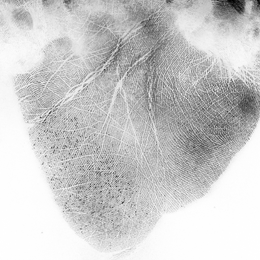
%> input picture Project1/3.bmp, 260 x 260 px, shrunk from 2040 x 2040 before the run
$ octave code3.m   (GNU Octave 9; MATLAB toolbox functions it lacks are replaced by stand-ins)
%> lines starting %> are read from the running program, lines starting %| are printed output that depends on the picture
filename = '3.bmp';

img = imread(filename);
%> img is the input picture: size 260x260 uint8; min 1, max 255, mean 203.5
img = im2double(img);
%> img: size 260x260 double

%参数设置
segLength = 24;
DFTLength = 64;
fingerParam = 42;
gaborK = 28;
deleteArea = 256;
varMin = 0.15;
varMax = 0.8;

%方差图滤波
[ROI_var_t, ROI_var_f] = varFilter(img, segLength, DFTLength, varMin, varMax);
%> in Normalize, `maxNum = max(max(Image));`: maxNum = 0.0455
%> in Normalize, `minNum = min(min(Image));`: minNum = 7.87e-05

%生成方向图
[ROI, Angle, Period]= fingerDetector(img, segLength, DFTLength, fingerParam);

%前景分割综合结果
ROI = ROI_var_f .* ROI .* ROI_var_t;
ROI = bwareaopen(ROI, deleteArea, 8);

%方向图、频率图滤波
Angle = angleFilter(Angle);
Period = periodFilter(Period, 7, 3);
Period = Normalize(Period);

%图像增强
img = gaborFilter(img, ROI, Angle, Period, segLength, DFTLength, gaborK);
%> after the loop in gaborFilter, `for index_h = 1:segNum_h`: img_gabor: size 260x260 double; every value is 0

%增强后图像平滑
img = Normalize(img);
%> in Normalize (call 4), `results = (Image - minNum) / (maxNum - minNum);`: results: size 260x260 double; every value is NaN or infinite
img = periodFilter(img, 5, 1);
img = Normalize(img);
img = imbinarize(img, 0.5);
%> img: size 260x260 logical; every value is 0
img = bwareaopen(img, 64, 8);

figure(1);
hold on;
imshow(img);
imwrite(img, 'img_enhanced.png');
DrawDir(1, Angle, segLength, 'r', ROI);
Period_inter = imresize(Period, segLength, 'nearest');
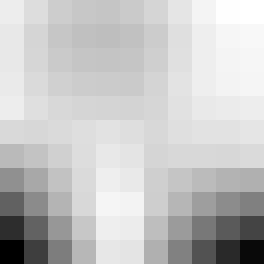
%> Period_inter: size 264x264 double; min 0, max 1, mean 0.775
imwrite(Period_inter, 'Period.png');

function [ROI_var_t, ROI_var_f] = varFilter(img, segLength, DFTLength, minVar, maxVar)
    [height, width] = size(img);
    segNum_h = ceil(height / segLength);
    segNum_w = ceil(width / segLength);
    var_t = zeros(segNum_h, segNum_w);
    var_f = zeros(segNum_h, segNum_w);
    for index_h = 1:segNum_h
        for index_w = 1:segNum_w
            wStart = max(1, (index_w-1) * segLength + 1 - (DFTLength / 4));
            wEnd = min(width, (index_w-1) * segLength - (DFTLength / 4) + DFTLength);
            hStart = max(1, (index_h-1) * segLength + 1 - (DFTLength / 4));
            hEnd = min(height, (index_h-1) * segLength - (DFTLength / 4) + DFTLength);
            segImg = img(hStart:hEnd, wStart:wEnd);
            var_t(index_h, index_w) = var(segImg(:));
            segImg_f = abs(fftshift(fft2(segImg)));
            var_f(index_h, index_w) = var(segImg_f(:));
        end
    end
    var_t = periodFilter(var_t, 5, 1);
    var_f = periodFilter(var_f, 5, 1);
    var_t = Normalize(var_t);
    var_f = Normalize(var_f);
    var_f = var_f < maxVar;
    var_t = var_t > minVar;
    ROI_var_t = var_t;
    ROI_var_f = var_f;
end

function Angle = angleFilter(Angle)
    angleCos = cos(Angle * 2 * pi / 180);
    angleSin = sin(Angle * 2 * pi / 180);
    filter = fspecial('gaussian', [5, 5], 1);
    angleCos = imfilter(angleCos, filter, 'replicate', 'same');
    angleSin = imfilter(angleSin, filter, 'replicate', 'same');
    angleTan = atan2(angleSin, angleCos);
    Angle = angleTan / 2 / pi * 180;
end

function Period = periodFilter(Period, param1, param2)
    filter = fspecial('gaussian', [param1, param1], param2);
    Period = imfilter(Period, filter, 'replicate', 'same');
end

function img_gabor = gaborFilter(img, ROI, Angle, Period, segLength, DFTLength, gaborK)
    [height, width]= size(img);
    img_gabor = zeros(width, height);
    segNum_h = ceil(height / segLength);
    segNum_w = ceil(width / segLength);
    for index_h = 1:segNum_h
        for index_w = 1:segNum_w
            if ROI(index_h, index_w) == 0
                continue
            end
            % Seg Image into Parts
            wStart = max(1, (index_w-1) * segLength + 1 - (DFTLength / 4));
            wEnd = min(width, (index_w-1) * segLength - (DFTLength / 4) + DFTLength);
            hStart = max(1, (index_h-1) * segLength + 1 - (DFTLength / 4));
            hEnd = min(height, (index_h-1) * segLength - (DFTLength / 4) + DFTLength);
            segImg = img(hStart:hEnd, wStart:wEnd);
            segImg = adapthisteq(segImg);
            segAngle = 90 + Angle(index_h, index_w);
            segPeriod = max(2, gaborK * Period(index_h, index_w));
            [rho, phi] = imgaborfilt(segImg, segPeriod, segAngle);
            segGabor = rho .* cos(phi);
            segGabor = Normalize(segGabor);
            img_gabor(hStart:hEnd, wStart:wEnd) = segGabor;
        end
    end
end

function [ROI, Angle, Period] = fingerDetector(img, segLength, DFTLength, fingerParam)
    [height, width] = size(img);
    segNum_h = ceil(height / segLength);
    segNum_w = ceil(width / segLength);
    ROI = zeros(segNum_h, segNum_w);
    Angle = zeros(segNum_h, segNum_w);
    Period = zeros(segNum_h, segNum_w);

    for index_h = 1:segNum_h
        for index_w = 1:segNum_w
            % Seg Image into Parts
            wStart = max(1, (index_w-1) * segLength + 1 - (DFTLength / 4));
            wEnd = min(width, (index_w-1) * segLength - (DFTLength / 4) + DFTLength);
            hStart = max(1, (index_h-1) * segLength + 1 - (DFTLength / 4));
            hEnd = min(height, (index_h-1) * segLength - (DFTLength / 4) + DFTLength);
            segImg = img(hStart:hEnd, wStart:wEnd);
            segImg = adapthisteq(segImg);
            %Apply DFT to Segmentated Image
            DFTImg = abs(fftshift(fft2(segImg)));
            DFTImg_sort = sort(DFTImg(:));
            if DFTImg_sort(end-1) < fingerParam  % No Fingerprint
                continue
            end
            % Get positions of the points
            [posX, posY] = find(DFTImg == DFTImg_sort(end - 1));
            %Invalid line elimination
            if length(posX) ~= 2
                continue
            end
            %Calculate distance and period
            distance = sqrt((posX(1) - posX(2))^2 + (posY(1) - posY(2))^2);
            Period(index_h, index_w) = 1 / distance;
            if distance == 2
                continue
            end
            ROI(index_h, index_w) = 1;
            %Calculate direction
            angle = atand((posY(1)-posY(2))/(posX(1)-posX(2)));
            Angle(index_h, index_w) = angle;
        end
    end
end

function obj = DrawDir(fig,dir,BLK_SIZE,LineSpec,ROI)
    linecolor = LineSpec(1);
    if length(LineSpec)>1
        linewidth = str2num(LineSpec(2));
    else
        linewidth = 1;
    end

    len = BLK_SIZE*0.8;

    figure(fig),hold on
    [h,w] = size(dir);
    obj = zeros(h,w);

    for row = 1:h
        for col = 1:w
            if (dir(row,col)>90 || dir(row,col)<-90) || (nargin>4 && ROI(row,col)==0)
                obj(row,col) = -1;
                continue
            end

            cx = (col-1)*BLK_SIZE+BLK_SIZE/2;
            cy = (row-1)*BLK_SIZE+BLK_SIZE/2;
            if 1
                linex(1) = cos(dir(row,col)*pi/180)*len/2;
                linex(2) = -cos(dir(row,col)*pi/180)*len/2;
                liney(1) = -sin(dir(row,col)*pi/180)*len/2;
                liney(2) = sin(dir(row,col)*pi/180)*len/2;
            else
                if dir(row,col)==90
                    linex(1) = 0;
                    liney(1) = -len/2;
                    linex(2) = 0;
                    liney(2) = len/2;
                elseif dir(row,col)<=45 && dir(row,col)>=-45
                    linex(1) = -len/2;
                    liney(1) = -linex(1)*tan(dir(row,col)*pi/180);
                    linex(2) = len/2;
                    liney(2) = -linex(2)*tan(dir(row,col)*pi/180);
                else
                    liney(1) = -len/2;
                    linex(1) = -liney(1)/tan(dir(row,col)*pi/180);
                    liney(2) = len/2;
                    linex(2) = -liney(2)/tan(dir(row,col)*pi/180);
                end

                linex(1) = cut(linex(1),-len/2,len/2);
                liney(1) = cut(liney(1),-len/2,len/2);
                linex(2) = cut(linex(2),-len/2,len/2);
                liney(2) = cut(liney(2),-len/2,len/2);
            end

            linex = linex+cx;
            liney = liney+cy;
            obj(row,col) = line(linex,liney,'color',linecolor,'linewidth',linewidth);
        end
    end
end

function y = cut(x,minval,maxval)
    y=x;
    if y<minval
        y=minval;
    end
    if y>maxval
        y=maxval;
    end
end

function results = Normalize(Image)
    maxNum = max(max(Image));
    minNum = min(min(Image));
    results = (Image - minNum) / (maxNum - minNum);
end

$ run again, with Project1/1.bmp copied over Project1/3.bmp
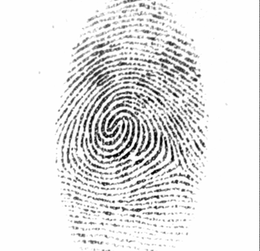
%> input picture Project1/1.bmp, 260 x 251 px, shrunk from 388 x 374 before the run
%> img is the input picture: size 251x260 uint8; min 0, max 255, mean 229.3
%> maxNum = 0.086
%> minNum = 0.000538
%> results: size 260x251 double; every value is NaN or infinite
%> `Period_inter = imresize(Period, segLength, 'nearest');`:
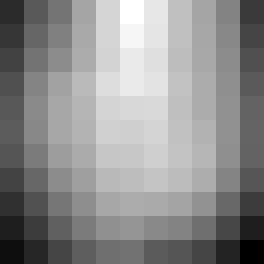
%> Period_inter: size 264x264 double; min 0, max 1, mean 0.557

$ run again, with Project1/2.bmp copied over Project1/3.bmp
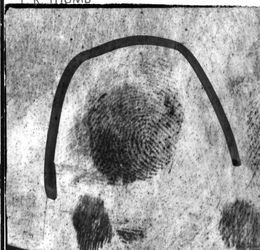
%> input picture Project1/2.bmp, 260 x 250 px, shrunk from 800 x 768 before the run
%> img is the input picture: size 250x260 uint8; min 0, max 255, mean 154.5
%> maxNum = 0.0773
%> minNum = 0.0162
%> results: size 260x250 double; every value is NaN or infinite
%> `Period_inter = imresize(Period, segLength, 'nearest');`:
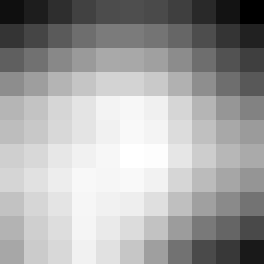
%> Period_inter: size 264x264 double; min 0, max 1, mean 0.644
